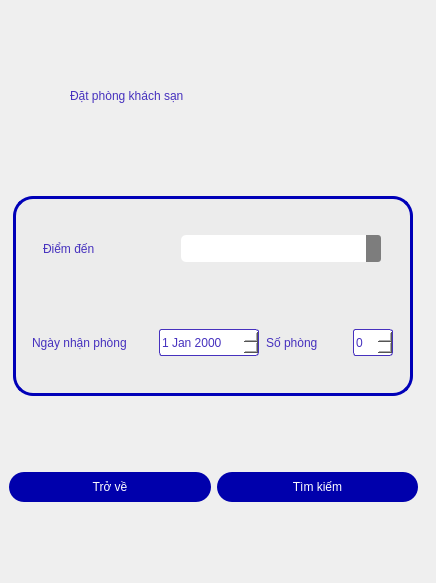
   <widget class="QWidget" name="hotels">
    <widget class="QWidget" name="widget_2" native="true">
     <property name="geometry">
      <rect>
       <x>0</x>
       <y>0</y>
       <width>427</width>
       <height>574</height>
      </rect>
     </property>
     <property name="minimumSize">
      <size>
       <width>427</width>
       <height>574</height>
      </size>
     </property>
     <property name="maximumSize">
      <size>
       <width>427</width>
       <height>574</height>
      </size>
     </property>
     <property name="styleSheet">
      <string notr="true">QLabel {
	color: rgb(70, 49, 190);
	font: bold 20pt &quot;Google Sans&quot;;
	border: none;
}
</string>
     </property>
     <layout class="QVBoxLayout" name="verticalLayout_11">
      <item>
       <widget class="QWidget" name="widget_27" native="true">
        <property name="maximumSize">
         <size>
          <width>16777215</width>
          <height>70</height>
         </size>
        </property>
        <widget class="QLabel" name="label_26">
         <property name="geometry">
          <rect>
           <x>70</x>
           <y>20</y>
           <width>271</width>
           <height>31</height>
          </rect>
         </property>
         <property name="text">
          <string>Đặt phòng khách sạn</string>
         </property>
        </widget>
       </widget>
      </item>
      <item alignment="Qt::AlignHCenter">
       <widget class="QWidget" name="widget_26" native="true">
        <property name="minimumSize">
         <size>
          <width>400</width>
          <height>200</height>
         </size>
        </property>
        <property name="maximumSize">
         <size>
          <width>400</width>
          <height>200</height>
         </size>
        </property>
        <property name="styleSheet">
         <string notr="true">#widget_26
 {
	border: 3px solid rgb(0, 0, 184);
	border-radius: 20px;
	background: rgb(236, 236, 236);
}

QLineEdit {
	background-color: rgb(255, 255, 255);
	border-radius: 5px;
	font: bold 10pt &quot;Google Sans&quot;;
	padding-left: 5px;
	height: 30px;
}

QLineEdit:focus {
	background-color: rgb(255, 255, 255);
	border-radius: 5px;
	font: bold 10pt &quot;Google Sans&quot;;	
	border: 2px solid rgb(0, 85, 255);
	padding-left: 5px;
	height: 30px;
}

QLabel {
	color: rgb(70, 49, 190);
	font: bold 10pt &quot;Google Sans&quot;;
	border: none;
}

QComboBox {
	height: 25px;
	background: rgb(255, 255, 255);
	padding: 1px 5px 1px 5px;
	color: rgb(70, 49, 190);
	font: bold 10pt &quot;Google Sans&quot;;
outline: none;
border-radius: 5px;
}

QComboBox:editable {
	height: 25px;
	background: rgb(255, 255, 255);
	padding: 1px 5px 1px 5px;
border-radius: 5px;
}

QComboBox:!editable, QComboBox::drop-down:editable {
     background: rgb(255, 255, 255);
}

/* QComboBox gets the &quot;on&quot; state when the popup is open */
QComboBox:!editable:on, QComboBox::drop-down:editable:on {
    background: rgb(255, 255, 255)
}

QComboBox:on { /* shift the text when the popup opens */
    padding-top: 3px;
    padding-left: 4px;
}

QComboBox::drop-down {
    subcontrol-origin: padding;
    subcontrol-position: top right;
    width: 15px;

    border-left-width: 1px;
    border-left-color: darkgray;
    border-left-style: solid; /* just a single line */
    border-top-right-radius: 3px; /* same radius as the QComboBox */
    border-bottom-right-radius: 3px;
	border: none;
	outline: none;
	background: rgb(125, 125, 125);
}


QComboBox::down-arrow:on { /* shift the arrow when popup is open */
    top: 1px;
    left: 1px;
}

QDateTimeEdit {
	height: 25px;
	background: white;
	color: rgb(70, 49, 190);
	font: bold 10pt &quot;Google Sans&quot;;
	border-radius: 3px;
	border: 1px solid  rgb(70, 49, 190);
}

QCheckBox{
	border-radius: 1px;
	border:1px  solid blue;
}

QSpinBox {
	height: 25px;
	background: white;
	color: rgb(70, 49, 190);
	font: bold 10pt &quot;Google Sans&quot;;
	border-radius: 3px;
	border: 1px solid  rgb(70, 49, 190);
}

#widget_30 {
	padding: 0 30px 0 0;
}
</string>
        </property>
        <layout class="QVBoxLayout" name="verticalLayout_12">
         <item>
          <widget class="QWidget" name="widget_28" native="true">
           <layout class="QHBoxLayout" name="horizontalLayout_27">
            <item>
             <widget class="QLabel" name="label_27">
              <property name="minimumSize">
               <size>
                <width>120</width>
                <height>0</height>
               </size>
              </property>
              <property name="maximumSize">
               <size>
                <width>60</width>
                <height>16777215</height>
               </size>
              </property>
              <property name="text">
               <string>Điểm đến</string>
              </property>
             </widget>
            </item>
            <item>
             <widget class="QComboBox" name="comboBox_arrivalBookHotel">
              <property name="minimumSize">
               <size>
                <width>200</width>
                <height>0</height>
               </size>
              </property>
              <property name="maximumSize">
               <size>
                <width>200</width>
                <height>16777215</height>
               </size>
              </property>
              <item>
               <property name="text">
                <string/>
               </property>
              </item>
              <item>
               <property name="text">
                <string>Đà Nẵng</string>
               </property>
              </item>
              <item>
               <property name="text">
                <string>Sài Gòn</string>
               </property>
              </item>
              <item>
               <property name="text">
                <string>Hà Nội</string>
               </property>
              </item>
              <item>
               <property name="text">
                <string>Huế</string>
               </property>
              </item>
              <item>
               <property name="text">
                <string>Nha Trang</string>
               </property>
              </item>
              <item>
               <property name="text">
                <string>Phú Quốc</string>
               </property>
              </item>
              <item>
               <property name="text">
                <string>Đà Lạt</string>
               </property>
              </item>
              <item>
               <property name="text">
                <string>Vinh</string>
               </property>
              </item>
              <item>
               <property name="text">
                <string>Hải Phòng</string>
               </property>
              </item>
             </widget>
            </item>
           </layout>
          </widget>
         </item>
         <item>
          <widget class="QWidget" name="widget_25" native="true">
           <layout class="QHBoxLayout" name="horizontalLayout_28">
            <item>
             <widget class="QLabel" name="label_28">
              <property name="minimumSize">
               <size>
                <width>120</width>
                <height>0</height>
               </size>
              </property>
              <property name="maximumSize">
               <size>
                <width>120</width>
                <height>16777215</height>
               </size>
              </property>
              <property name="text">
               <string>Ngày nhận phòng</string>
              </property>
             </widget>
            </item>
            <item>
             <widget class="QDateEdit" name="dateEditBookHotel_receive">
              <property name="minimumSize">
               <size>
                <width>100</width>
                <height>0</height>
               </size>
              </property>
              <property name="maximumSize">
               <size>
                <width>100</width>
                <height>16777215</height>
               </size>
              </property>
             </widget>
            </item>
            <item>
             <widget class="QLabel" name="label_30">
              <property name="minimumSize">
               <size>
                <width>80</width>
                <height>0</height>
               </size>
              </property>
              <property name="maximumSize">
               <size>
                <width>80</width>
                <height>16777215</height>
               </size>
              </property>
              <property name="text">
               <string>Số phòng</string>
              </property>
             </widget>
            </item>
            <item>
             <widget class="QSpinBox" name="spinBox_nRooms">
              <property name="minimumSize">
               <size>
                <width>40</width>
                <height>0</height>
               </size>
              </property>
              <property name="maximumSize">
               <size>
                <width>40</width>
                <height>16777215</height>
               </size>
              </property>
             </widget>
            </item>
           </layout>
          </widget>
         </item>
        </layout>
       </widget>
      </item>
      <item>
       <widget class="QWidget" name="widget_18" native="true">
        <property name="minimumSize">
         <size>
          <width>0</width>
          <height>50</height>
         </size>
        </property>
        <property name="maximumSize">
         <size>
          <width>16777215</width>
          <height>50</height>
         </size>
        </property>
        <layout class="QHBoxLayout" name="horizontalLayout_26">
         <item>
          <widget class="QPushButton" name="pushButton_backBookHotel">
           <property name="styleSheet">
            <string notr="true">QPushButton {
	width: 100px;
	height: 30px;
    border-radius: 15px;
	background-color: rgb(0, 0, 172);
	color: rgb(255, 255, 255);
	font: bold 12pt &quot;Google Sans&quot;;
	outline: none;
}

QPushButton:hover:!pressed
{
	width: 100px;
	height: 30px;
   	border-radius: 15px;
	background-color: rgb(223, 223, 223);
	color: rgb(0, 0, 172);
	font: bold 12pt &quot;Google Sans&quot;;
	outline: none;
	border: 2px solid rgb(0, 84, 253)
} </string>
           </property>
           <property name="text">
            <string>Trở về</string>
           </property>
           <property name="icon">
            <iconset>
             <normaloff>../img/feather/arrow-left-circle.svg</normaloff>../img/feather/arrow-left-circle.svg</iconset>
           </property>
           <property name="iconSize">
            <size>
             <width>20</width>
             <height>20</height>
            </size>
           </property>
          </widget>
         </item>
         <item>
          <widget class="QPushButton" name="pushButton_searchHotel">
           <property name="styleSheet">
            <string notr="true">QPushButton {
	width: 100px;
	height: 30px;
    border-radius: 15px;
	background-color: rgb(0, 0, 172);
	color: rgb(255, 255, 255);
	font: bold 12pt &quot;Google Sans&quot;;
	outline: none;
}

QPushButton:hover:!pressed
{
	width: 100px;
	height: 30px;
   	border-radius: 15px;
	background-color: rgb(223, 223, 223);
	color: rgb(0, 0, 172);
	font: bold 12pt &quot;Google Sans&quot;;
	outline: none;
	border: 2px solid rgb(0, 84, 253)
} </string>
           </property>
           <property name="text">
            <string>Tìm kiếm</string>
           </property>
           <property name="icon">
            <iconset>
             <normaloff>../img/feather/search.svg</normaloff>../img/feather/search.svg</iconset>
           </property>
           <property name="iconSize">
            <size>
             <width>20</width>
             <height>20</height>
            </size>
           </property>
          </widget>
         </item>
        </layout>
       </widget>
      </item>
     </layout>
    </widget>
   </widget>
